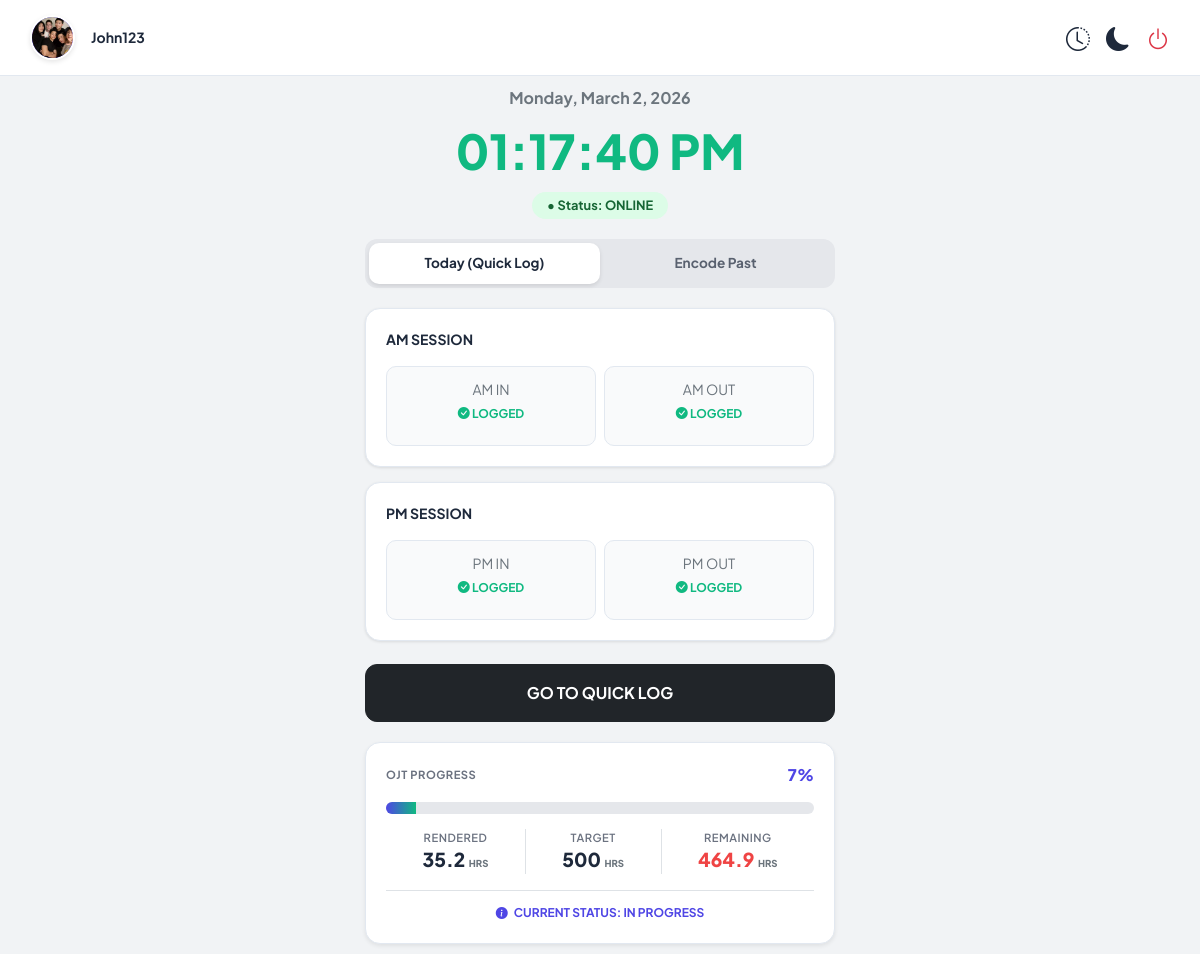
The app's page /dashboard.php (signed in) with its own data.
### tables this page shows
CREATE TABLE `users` (
  `id` int(11) NOT NULL,
  `fullname` varchar(100) NOT NULL,
  `username` varchar(50) NOT NULL,
  `password` varchar(255) NOT NULL,
  `created_at` timestamp NOT NULL DEFAULT current_timestamp(),
  `profile_pic` varchar(255) DEFAULT NULL,
  `target_hours` int(11) DEFAULT 500,
  `login_attempts` int(11) DEFAULT 0,
  `lockout_time` datetime DEFAULT NULL,
  `course` varchar(255) DEFAULT NULL,
  `school` varchar(255) DEFAULT NULL,
  `agency` varchar(255) DEFAULT NULL
);

### dashboard.php (the view, shortened to what this page needs)
<?php
include 'db_connect.php';
$user_id = $_SESSION['user_id'];
$today = date('Y-m-d');
$user_query = $conn->prepare("SELECT username, profile_pic, target_hours, course, school, agency FROM users WHERE id = ?");
$user_query->bind_param("i", $user_id);
$user_query->execute();
$user_data = $user_query->get_result()->fetch_assoc();
$display_name = $user_data['username'] ?? "User";
$target_hours = ($user_data['target_hours'] > 0) ? $user_data['target_hours'] : 500;
$profile_pic = $user_data['profile_pic'];
$initial = strtoupper(substr($display_name, 0, 1));
$check_today = $conn->prepare("SELECT am_in, am_out, pm_in, pm_out FROM attendance WHERE user_id = ? AND log_date = ?");
$check_today->bind_param("is", $user_id, $today);
$check_today->execute();
$today_record = $check_today->get_result()->fetch_assoc();
$stats_query = $conn->prepare("SELECT
    SUM(TIME_TO_SEC(TIMEDIFF(am_out, am_in)) / 3600) as am_hrs,
    SUM(TIME_TO_SEC(TIMEDIFF(pm_out, pm_in)) / 3600) as pm_hrs
    FROM attendance WHERE user_id = ?");
$stats_query->bind_param("i", $user_id);
$stats_query->execute();
$stats_result = $stats_query->get_result()->fetch_assoc();
$total_hours = round(($stats_result['am_hrs'] + $stats_result['pm_hrs']), 2);
$remaining_hours = max(0, $target_hours - $total_hours);
$progress_percent = ($total_hours / $target_hours) * 100;
$status_text = "In Progress";
$status_color = "#4f46e5";
?>
<!DOCTYPE html>
<html lang="en">
<head>
    <link href="https://cdn.jsdelivr.net/npm/bootstrap@5.3.0/dist/css/bootstrap.min.css" rel="stylesheet">
    <link rel="stylesheet" href="https://cdn.jsdelivr.net/npm/bootstrap-icons@1.11.0/font/bootstrap-icons.css">
</head>
<body>
    <div class="top-nav">
        <div class="d-flex align-items-center gap-3">
            <div class="profile-circle" data-bs-toggle="modal" data-bs-target="#profileModal">
                <?php if($profile_pic): ?>
                    <img src="uploads/profile/<?php echo $profile_pic; ?>" alt="Profile">
                <?php else: ?>
                    <span style="font-size: 1.2rem;"><?php echo $initial; ?></span>
                <?php endif; ?>
            </div>
            <div class="fw-bold small"><?php echo htmlspecialchars($display_name); ?></div>
        </div>
        <div class="d-flex align-items-center gap-3">
            <a href="history.php" class="text-decoration-none" style="color: var(--text-color);">
                <i class="bi bi-clock-history fs-4"></i>
            </a>
            <div class="theme-switch" id="themeToggle">
                <i class="bi bi-moon-fill" id="themeIcon"></i>
            </div>
            <a href="logout.php" class="text-danger"><i class="bi bi-power fs-4"></i></a>
        </div>
    </div>
    <div class="main-container">
        <div id="liveDate" class="fw-bold text-secondary"></div>
        <div id="liveClock">00:00:00 PM</div>
        <div class="status-badge">• Status: ONLINE</div>
        <div class="tab-group">
            <button class="tab-item active" id="tabQuick" onclick="switchView('quick')">Today (Quick Log)</button>
            <button class="tab-item" id="tabPast" onclick="switchView('past')">Encode Past</button>
        </div>
        <div id="viewQuick">
            <div class="session-card">
                <div class="fw-bold mb-3 small text-uppercase">AM Session</div>
                <div class="log-grid d-flex gap-2">
                    <div class="log-box flex-fill">
                        <div class="small text-secondary mb-1">AM IN</div>
                        <?php if(!empty($today_record['am_in'])) echo '<span class="logged-txt"><i class="bi bi-check-circle-fill"></i> LOGGED</span>'; ?>
                    </div>
                    <div class="log-box flex-fill">
                        <div class="small text-secondary mb-1">AM OUT</div>
                        <?php if(!empty($today_record['am_out'])) echo '<span class="logged-txt"><i class="bi bi-check-circle-fill"></i> LOGGED</span>'; ?>
                    </div>
                </div>
            </div>
            <div class="session-card">
                <div class="fw-bold mb-3 small text-uppercase">PM Session</div>
                <div class="log-grid d-flex gap-2">
                    <div class="log-box flex-fill">
                        <div class="small text-secondary mb-1">PM IN</div>
                        <?php if(!empty($today_record['pm_in'])) echo '<span class="logged-txt"><i class="bi bi-check-circle-fill"></i> LOGGED</span>'; ?>
                    </div>
                    <div class="log-box flex-fill">
                        <div class="small text-secondary mb-1">PM OUT</div>
                        <?php if(!empty($today_record['pm_out'])) echo '<span class="logged-txt"><i class="bi bi-check-circle-fill"></i> LOGGED</span>'; ?>
                    </div>
                </div>
            </div>
            <a class="btn btn-dark w-100 py-3 fw-bold mt-2" style="border-radius: 12px;">GO TO QUICK LOG</a>
        </div>
        <div class="progress-section shadow-sm">
            <div class="progress-header">
                <div class="stat-lbl fw-bold">OJT Progress</div>
                <div class="pct-text"><?php echo round($progress_percent, 1); ?>%</div>
            </div>
            <div class="progress">
                <div class="progress-bar" role="progressbar"
                     style="width: <?php echo $progress_percent; ?>%"
                     aria-valuenow="<?php echo $progress_percent; ?>"
                     aria-valuemin="0"
                     aria-valuemax="100">
                </div>
            </div>
            <div class="d-flex justify-content-between text-center mt-2">
                <div class="flex-fill">
                    <div class="stat-lbl">Rendered</div>
                    <div class="stat-val"><?php echo number_format($total_hours, 1); ?> <small class="text-secondary" style="font-size: 0.6rem;">HRS</small></div>
                </div>
                <div class="flex-fill border-start border-end">
                    <div class="stat-lbl">Target</div>
                    <div class="stat-val"><?php echo $target_hours; ?> <small class="text-secondary" style="font-size: 0.6rem;">HRS</small></div>
                </div>
                <div class="flex-fill">
                    <div class="stat-lbl">Remaining</div>
                    <div class="stat-val" style="color: #ef4444;"><?php echo number_format($remaining_hours, 1); ?> <small class="text-secondary" style="font-size: 0.6rem;">HRS</small></div>
                </div>
            </div>
            <div class="mt-3 pt-2 border-top text-center">
                <span class="small fw-bold text-uppercase" style="color: <?php echo $status_color; ?>; font-size: 0.75rem;">
                    <i class="bi bi-info-circle-fill me-1"></i> Current Status: <?php echo $status_text; ?>
                </span>
            </div>
        </div>
    </div>
</body>
</html>

### dashboard.php (style rules this page uses)
:root { --modal-bg: #ffffff; --modal-text: #1e293b; --input-bg: #f8fafc; --input-border: #e2e8f0; --input-text: #1e293b; --label-color: #64748b; --primary-pink: #db2777; }
:root { --bg-color: #f1f3f5; --text-color: #1e293b; --card-bg: white; --nav-bg: white; --input-bg: white; --tab-bg: #e5e7eb; --log-box-bg: #f9fafb; --border-color: #e2e8f0; }
body { font-family: 'Plus Jakarta Sans', sans-serif; background-color: var(--bg-color); color: var(--text-color); transition: all 0.3s ease; }
.top-nav { padding: 15px 30px; display: flex; justify-content: space-between; align-items: center; background: var(--nav-bg); border-bottom: 1px solid var(--border-color); }
.profile-circle { width: 45px; height: 45px; background: #4f46e5; color: white; border-radius: 50%; display: flex; align-items: center; justify-content: center; font-weight: 700; cursor: pointer; overflow: hidden; border: 2px solid white; box-shadow: 0 2px 5px rgba(0,0,0,0.1); }
.profile-circle img { width: 100%; height: 100%; object-fit: cover; }
.main-container { max-width: 500px; margin: 0 auto; padding: 10px 15px; text-align: center; }
#liveClock { font-size: 3rem; font-weight: 800; color: #10b981; margin: 5px 0; }
.status-badge { background: #dcfce7; color: #166534; padding: 4px 15px; border-radius: 20px; font-size: 0.8rem; font-weight: 700; display: inline-block; margin-bottom: 20px; }
.tab-group { display: flex; background: var(--tab-bg); border-radius: 12px; padding: 4px; margin-bottom: 20px; }
.tab-item { flex: 1; padding: 10px; border-radius: 10px; border: none; background: transparent; color: var(--text-color); font-weight: 700; font-size: 0.85rem; cursor: pointer; opacity: 0.7; }
.tab-item.active { background: var(--card-bg); color: var(--text-color); box-shadow: 0 2px 4px rgba(0,0,0,0.1); opacity: 1; }
.session-card { background: var(--card-bg); border-radius: 15px; padding: 20px; text-align: left; margin-bottom: 15px; box-shadow: 0 1px 3px rgba(0,0,0,0.1); border: 1px solid var(--border-color); }
.log-box { background: var(--log-box-bg); border-radius: 10px; padding: 12px; text-align: center; border: 1px solid var(--border-color); min-height: 80px; }
.logged-txt { color: #10b981; font-weight: 700; font-size: 0.75rem; display: block; margin-top: 5px; }
.theme-switch { cursor: pointer; font-size: 1.5rem; color: var(--text-color); display: flex; align-items: center; }
.progress-section { background: var(--card-bg); border-radius: 15px; padding: 20px; text-align: left; margin-top: 20px; border: 1px solid var(--border-color); }
.stat-val { font-weight: 800; font-size: 1.2rem; }
.stat-lbl { font-size: 0.7rem; color: #6b7280; font-weight: 600; text-transform: uppercase; letter-spacing: 0.5px; }
.progress { height: 12px; border-radius: 10px; background: var(--tab-bg); margin: 15px 0; overflow: hidden; }
.progress-bar { background: linear-gradient(90deg, #4f46e5, #10b981); transition: width 1s ease-in-out; }
.progress-header { display: flex; justify-content: space-between; align-items: center; margin-bottom: 5px; }
.pct-text { font-weight: 800; color: #4f46e5; }

### records on screen
users: profile_pic (picture), username "John123", target_hours "500"

### other values on screen
$progress_percent "7"
$total_hours "35.2"
$remaining_hours "464.9"
$status_text "IN PROGRESS"
